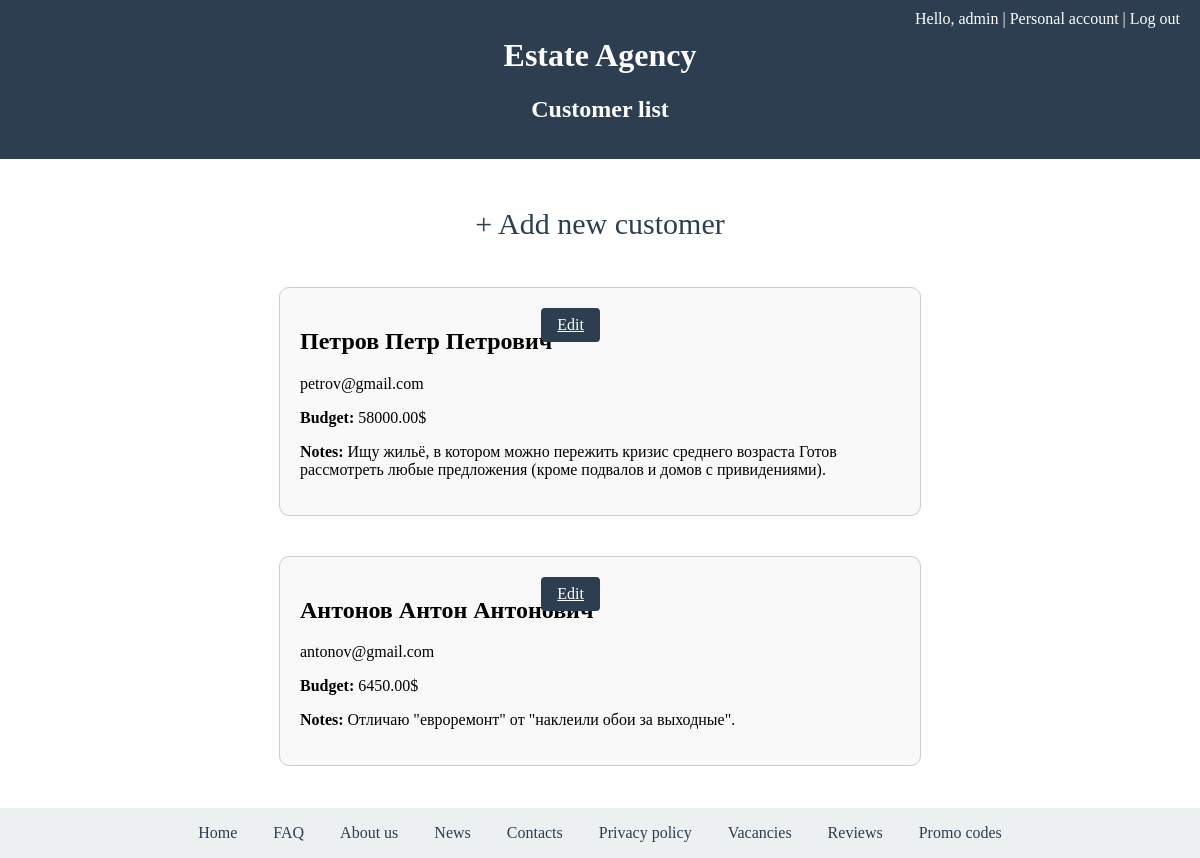
/estate_agency/customers/ (signed in), run on an earlier commit of the app's database.
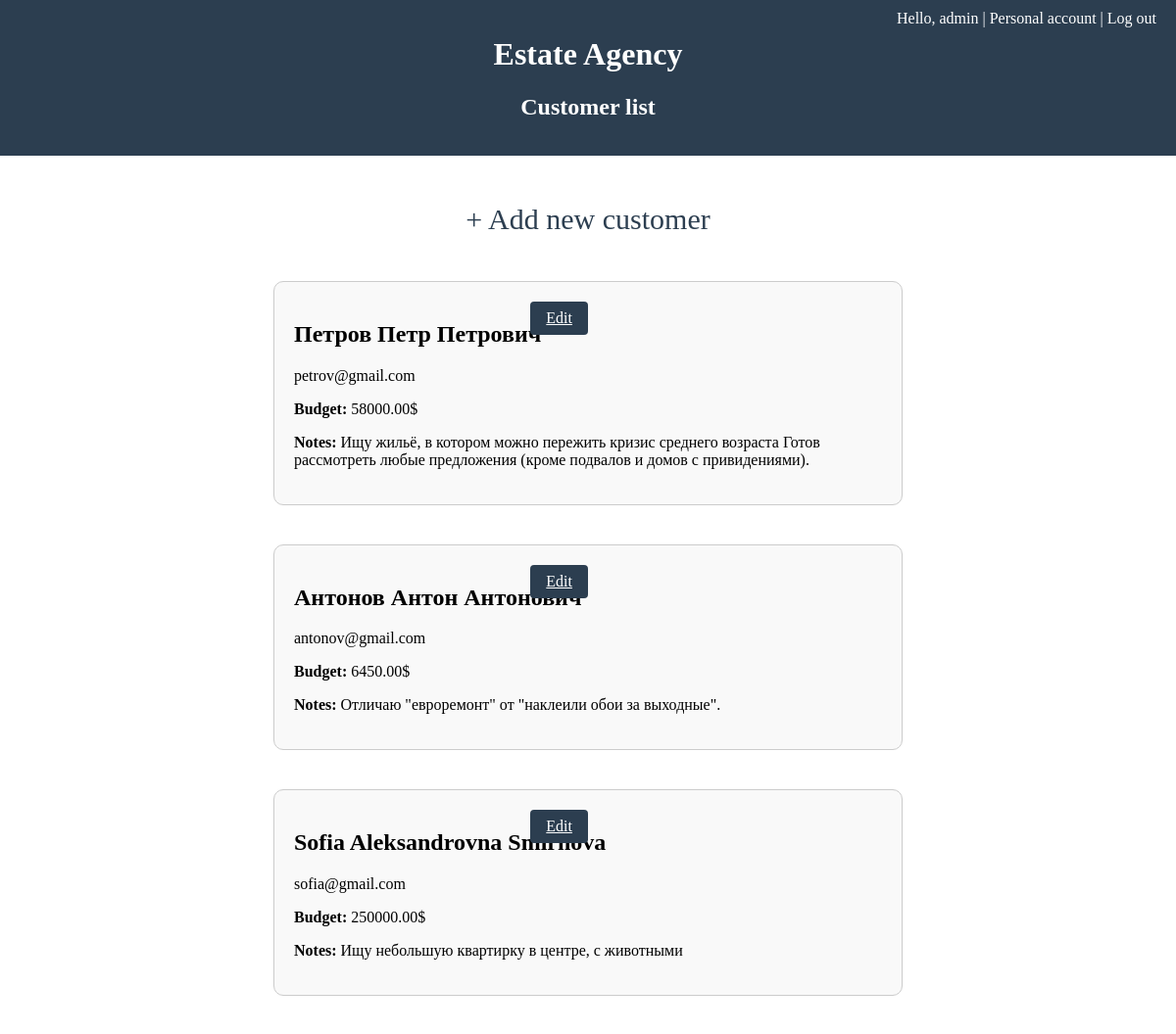
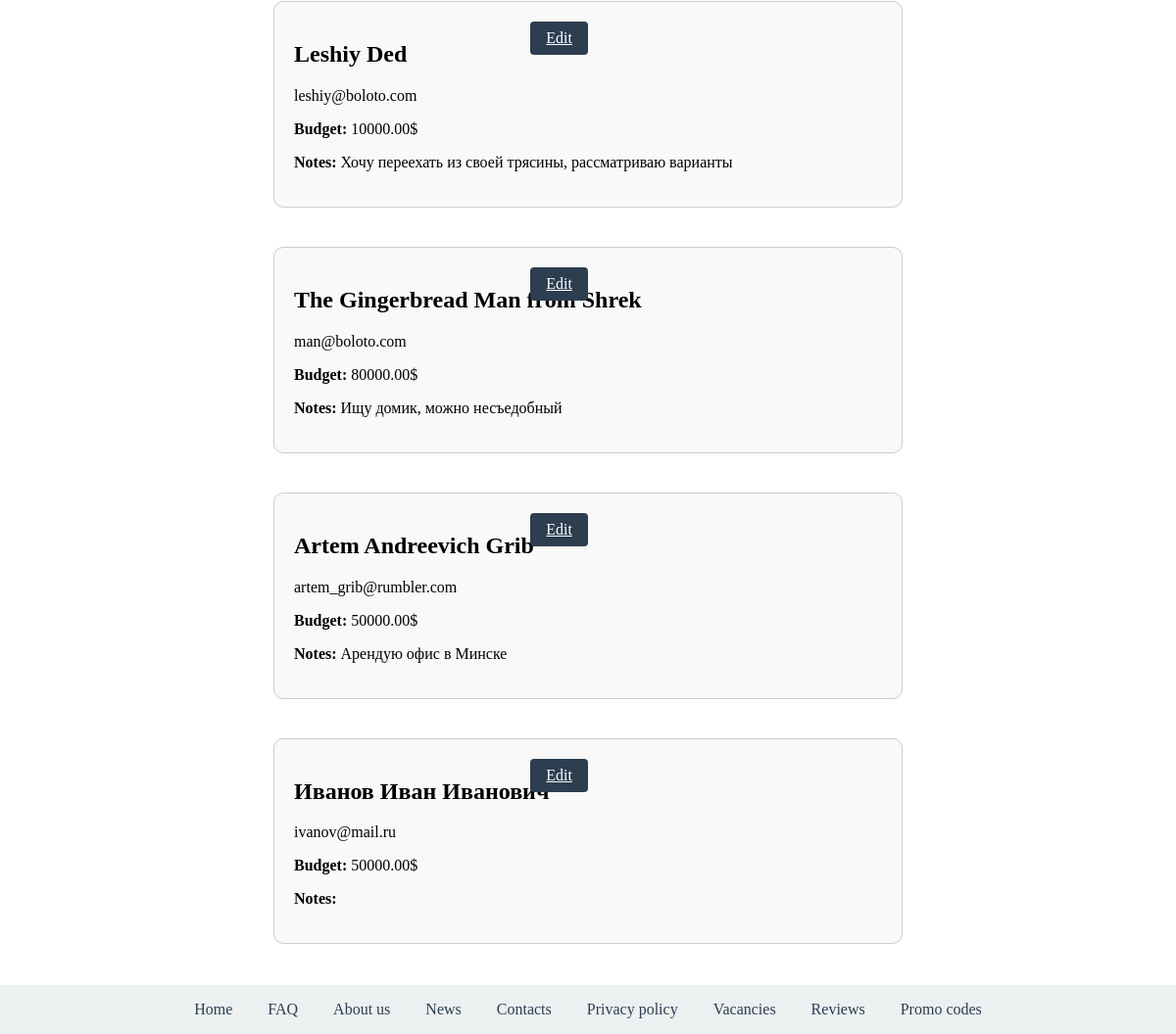
And on a later commit of the database (2 pictures, top to bottom).
### estate_agency/models.py (models this page shows, shortened)
class Customer(models.Model):
    budget = models.DecimalField(
        max_digits=12,
        decimal_places=2,
        null=True,
        blank=True,
        help_text="Максимальный бюджет клиента"
    )
    is_vip = models.BooleanField(
        default=False,
        verbose_name="VIP клиент"
    )
    notes = models.TextField(
        blank=True,
        help_text="Дополнительная информация о клиенте"
    )
    user = models.OneToOneField("UserProfile", on_delete=models.CASCADE)

class UserProfile(models.Model):
    full_name = models.CharField(
        blank=False,
        null=False,
        verbose_name="Full name",
        help_text="ФИО",
        max_length=80
    )
    phone_number = models.TextField(
        blank=True,
        null=True,
        verbose_name="Phone number",
        help_text="Телефон",
        validators=[phone_num_validator],
    )
    email = models.EmailField(
        blank=True,
        null=True,
        verbose_name="Email",
        help_text="Почта",
    )
    birth_day = models.DateField(
        blank=False,
        null=False,
        verbose_name="Birthday date",
        help_text="Дата рождения",
        validators=[MaxValueValidator(datetime.date.today()),
                    MinValueValidator(datetime.date.today().replace(year=1900))]
    )
    is_customer =models.BooleanField(
        null=False,
        default=False
    )
    is_owner =models.BooleanField(
        null=False,
        default=False
    )
    time_zone = models.CharField(
        max_length=40,
        choices=[(tz, tz) for tz in pytz.common_timezones],
        default="UTC"
    )
    user = models.OneToOneField(settings.AUTH_USER_MODEL, on_delete=models.CASCADE)

### estate_agency/views.py (the view)
# urls.py: path('customers/', views.customers, name="customers"),
def customers(request):
    customers = Customer.objects.all()
    return render(request, 'estate_agency/customers.html',
                  {"customers": customers})

### estate_agency/templates/estate_agency/customers.html (shortened to what this page needs)
{% extends "base.html" %}
{% block site_name %}Customer list{% endblock %}
{% block content %}
<div style="width: 1000px; margin: 0 auto; display: flex; flex-direction: column; gap: 20px;">
    {% if user.is_superuser %}
        <p style="text-align: center;">
            <a href="{% url 'admin-customer' %}"
               style="text-decoration: none; color:  #2c3e50; font-size: 30px;">
                + Add new customer
            </a>
        </p>
    {% for customer in customers %}
    <div style="border: 1px solid #ccc; padding: 20px; border-radius: 10px;
         background-color: #f9f9f9; width: 600px; margin: 10px auto;">
            <a href="{% url 'customer-update' customer.pk %}"
               style="position: absolute; padding: 8px 16px; right: 600px;
                          background-color: #2c3e50; color: white; border: none;
                          border-radius: 4px; cursor: pointer;">
                Edit
            </a>
            <div>
                <h2>{{ customer.user.full_name }}</h2>
                <p>{{ customer.user.email }}</p>
                <p><strong>Budget:</strong> {{ customer.budget }}$</p>
                <p><strong>Notes:</strong> {{ customer.notes }}</p>
            </div>
    </div>
    {% endfor %}
    {% endif %}
</div>
{% endblock %}

What changed in the data, as far as the page shows it:
added Customer: user.full_name "Sofia Aleksandrovna Smirnova", user.email "sofia@gmail.com", budget "250000.00", notes "Ищу небольшую квартирку в центре, с животными"
added Customer: user.full_name "Leshiy Ded", user.email "leshiy@boloto.com", budget "10000.00", notes "Хочу переехать из своей трясины, рассматриваю варианты"
added Customer: user.full_name "The Gingerbread Man from Shrek", user.email "man@boloto.com", budget "80000.00", notes "Ищу домик, можно несъедобный"
added Customer: user.full_name "Artem Andreevich Grib", user.email "artem_grib@rumbler.com", budget "50000.00", notes "Арендую офис в Минске"
added Customer: user.full_name "Иванов Иван Иванович", user.email "ivanov@mail.ru", budget "50000.00"
